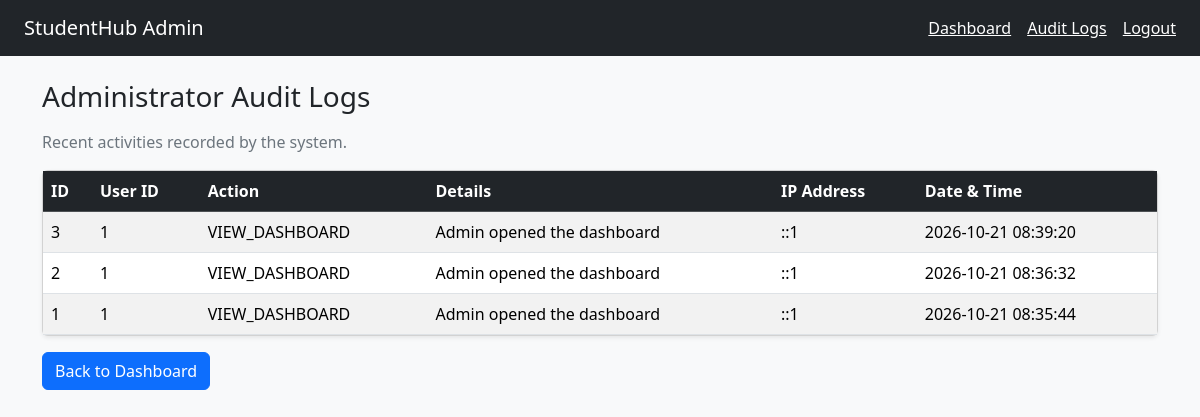
/admin/audit-logs.php (signed in), run on the app's committed database.
### tables this page shows
CREATE TABLE `audit_logs` (
  `id` int(11) NOT NULL,
  `user_id` int(11) DEFAULT NULL,
  `action` varchar(100) NOT NULL,
  `details` text DEFAULT NULL,
  `ip_address` varchar(45) DEFAULT NULL,
  `created_at` timestamp NOT NULL DEFAULT current_timestamp()
);

### admin/audit-logs.php (the view, shortened to what this page needs)
<?php
require_once __DIR__ . '/../config/database.php';
function h($value): string {
    return htmlspecialchars((string)$value, ENT_QUOTES, 'UTF-8');
}
$logs = [];
$error = '';
try {
    $result = $conn->query(
        "SELECT id, user_id, action, details, ip_address, created_at
         FROM audit_logs
         ORDER BY id DESC
         LIMIT 100"
    );
    while ($row = $result->fetch_assoc()) {
        $logs[] = $row;
    }
} catch (Throwable $e) {
    $error = 'Audit log table not found. Please create the audit_logs table in phpMyAdmin.';
}
?>
<!DOCTYPE html>
<html lang="en">
<head>
    <link href="https://cdn.jsdelivr.net/npm/bootstrap@5.3.3/dist/css/bootstrap.min.css"
          rel="stylesheet">
</head>
<body class="bg-light">
<nav class="navbar navbar-dark bg-dark px-4">
    <a class="navbar-brand" href="dashboard.php">StudentHub Admin</a>
    <div class="d-flex gap-3">
        <a class="text-white" href="dashboard.php">Dashboard</a>
        <a class="text-white" href="audit-logs.php">Audit Logs</a>
        <a class="text-white" href="logout.php">Logout</a>
    </div>
</nav>
<div class="container py-4">
    <h1 class="h3 mb-3">Administrator Audit Logs</h1>
    <p class="text-secondary">Recent activities recorded by the system.</p>
    <?php if ($error !== ''): ?>
        <div class="alert alert-warning"><?= h($error) ?></div>
    <?php else: ?>
        <div class="card shadow-sm">
            <div class="table-responsive">
                <table class="table table-striped table-hover mb-0">
                    <thead class="table-dark">
                        <tr>
                            <th>ID</th>
                            <th>User ID</th>
                            <th>Action</th>
                            <th>Details</th>
                            <th>IP Address</th>
                            <th>Date &amp; Time</th>
                        </tr>
                    </thead>
                    <tbody>
                    <?php if (count($logs) === 0): ?>
                        <tr>
                            <td colspan="6" class="text-center py-4">
                                No audit records found yet.
                            </td>
                        </tr>
                    <?php else: ?>
                        <?php foreach ($logs as $log): ?>
                            <tr>
                                <td><?= h($log['id']) ?></td>
                                <td><?= h($log['user_id']) ?></td>
                                <td><?= h($log['action']) ?></td>
                                <td><?= h($log['details']) ?></td>
                                <td><?= h($log['ip_address']) ?></td>
                                <td><?= h($log['created_at']) ?></td>
                            </tr>
                        <?php endforeach; ?>
                    <?php endif; ?>
                    </tbody>
                </table>
            </div>
        </div>
    <?php endif; ?>
    <a href="dashboard.php" class="btn btn-primary mt-3">Back to Dashboard</a>
</div>
</body>
</html>

### data on the page
audit_logs: id "3", user "1", action "VIEW_DASHBOARD", details "Admin opened the dashboard", ip_address "::1", created_at "2026-10-21 08:39:20"
audit_logs: id "2", user "1", action "VIEW_DASHBOARD", details "Admin opened the dashboard", ip_address "::1", created_at "2026-10-21 08:36:32"
audit_logs: id "1", user "1", action "VIEW_DASHBOARD", details "Admin opened the dashboard", ip_address "::1", created_at "2026-10-21 08:35:44"
